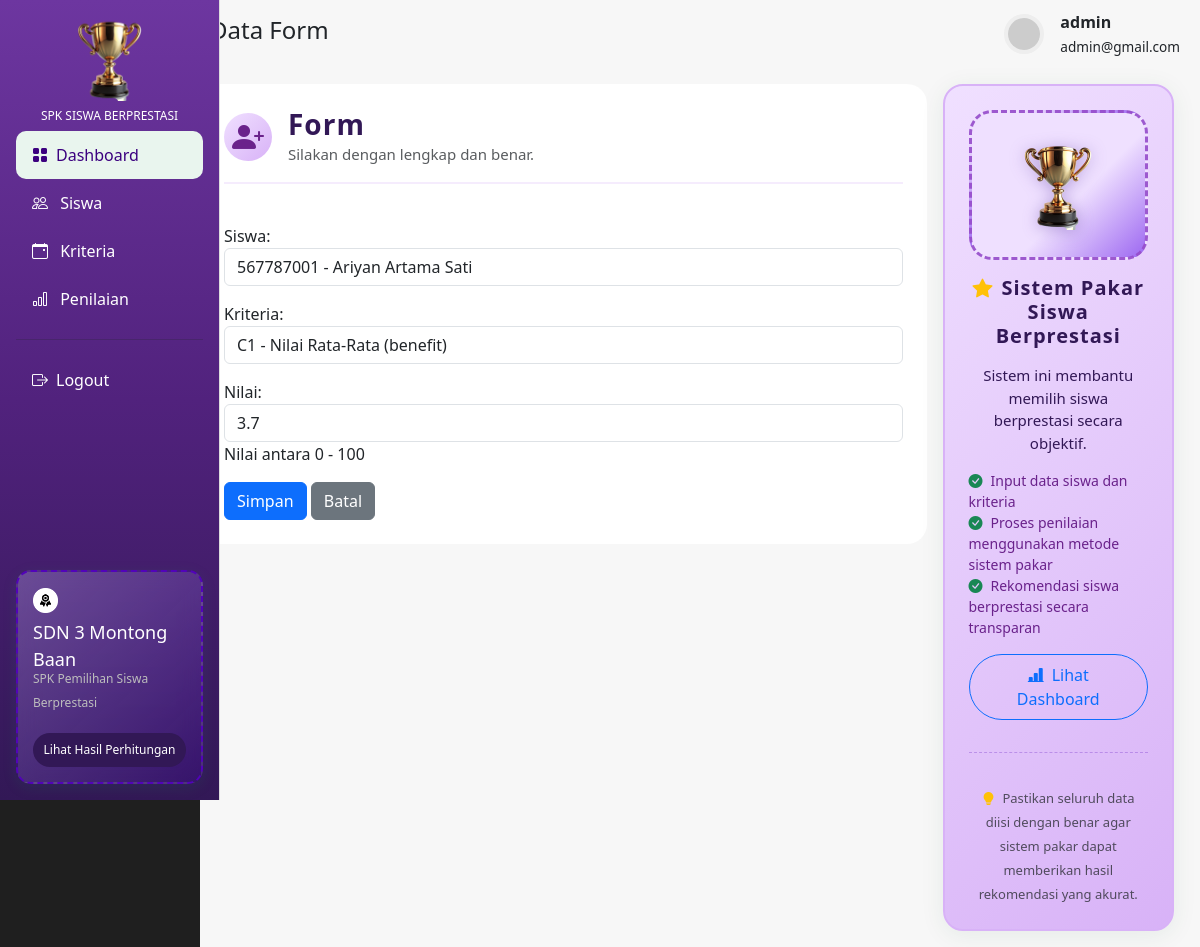
Page /penilaian/update/19/ (signed in) on the committed database.
### spk_prestasi_app/models.py (models this page shows, shortened)
class Penilaian(models.Model):
    siswa = models.ForeignKey(Siswa, on_delete=models.CASCADE, related_name='penilaian')
    kriteria = models.ForeignKey(Kriteria, on_delete=models.CASCADE, related_name='penilaian')
    nilai = models.FloatField(
        validators=[MinValueValidator(0.0), MaxValueValidator(100.0)],
        help_text="Nilai antara 0 - 100"
    )
    created_at = models.DateTimeField(auto_now_add=True)
    class Meta:
        unique_together = ('siswa', 'kriteria')

### spk_prestasi_app/views.py (the view)
# urls.py: path('penilaian/update/<int:id>/', views.penilaian_update, name='penilaian_update'),
@login_required
def penilaian_update(request, id):
    penilaian = get_object_or_404(Penilaian, id=id)
    if request.method == 'POST':
        form = PenilaianForm(request.POST, instance=penilaian)
        if form.is_valid():
            penilaian = form.save()
            LogAktivitas.objects.create(
                user=request.user,
                aksi='edit',
                objek='Penilaian',
                object_id=penilaian.id,
                keterangan=f"Memperbarui penilaian untuk siswa: {penilaian.siswa.nama}, kriteria: {penilaian.kriteria.nama}, nilai: {penilaian.nilai}"
            )
            messages.success(request, "Data penilaian berhasil diperbarui!")
            return redirect('penilaian_list')
    else:
        form = PenilaianForm(instance=penilaian)
    context = {
        'form': form,
        'title': 'Edit Penilaian',
        'form_name': 'Edit Penilaian',
    }
    return render(request, 'spk/forms/form.html', context)

### spk_prestasi_app/forms.py
class PenilaianForm(forms.ModelForm):
    class Meta:
        model = Penilaian
        fields = ['siswa', 'kriteria', 'nilai']
        widgets = {
            'siswa': forms.Select(attrs={'class': 'form-control'}),
            'kriteria': forms.Select(attrs={'class': 'form-control'}),
            'nilai': forms.NumberInput(attrs={'step': '0.1', 'class': 'form-control', 'placeholder': 'Masukkan Nilai'}),
        }
    def __init__(self, *args, **kwargs):
        super().__init__(*args, **kwargs)
        self.fields['siswa'].queryset = Siswa.objects.all().order_by('nama')
        self.fields['kriteria'].queryset = Kriteria.objects.all().order_by('kode')

### spk_prestasi_app/models.py (called while the page is built)
    def __str__(self):
        return f"{self.nis} - {self.nama}"

    def __str__(self):
        return f"{self.kode} - {self.nama} ({self.jenis})"

### templates/spk/forms/form.html (shortened to what this page needs)
{% extends "base.html" %}
{% load static %}
{% block content %}
<div class="d-flex justify-content-between align-items-center" style="background-color: #F7F7F7; padding: 10px;">
    <h4>Data Form</h4>
    <div class="d-flex align-items-center gap-3">
        <img src="https://i.pravatar.cc/40" class="rounded-img" alt="profile" style="border: 4px solid #eeeeee;">
        <div>
            <strong>{{ request.user.get_full_name|default:request.user.username }}</strong><br>
            <small class="text-muted-sm">{{ request.user.email }}</small>
        </div>
    </div>
</div>
<div class="row g-3">
    <div class="row g-3 mb-3">
        <div class="col-md-9">
            <div class="card-custom1 d-flex flex-column justify-content-center p-4">
                <div class="mb-4">
                    <div class="d-flex align-items-center gap-3">
                        <div
                            style="background: linear-gradient(135deg, #f0e0ff 0%, #d8b2f7 100%); border-radius: 50%; width: 48px; height: 48px; display: flex; align-items: center; justify-content: center;">
                            <i class="bi bi-person-plus-fill" style="font-size: 2rem; color: #6a228b;"></i>
                        </div>
                        <div>
                            <h3 class="mb-0" style="font-weight: 700; color: #321856; letter-spacing: 1px;">Form {{forms_name }}</h3>
                            <small class="text-muted" style="font-size: 15px;">Silakan {{ forms_name }} dengan lengkap
                                dan benar.</small>
                        </div>
                    </div>
                    <hr class="my-3" style="border-top: 2px solid #d8b2f7;">
                </div>
                <form method="POST">
                    {{ form.as_p }}
                    <button type="submit" class="btn btn-primary">Simpan</button>
                    <a href="" class="btn btn-secondary">Batal</a>
                </form>
            </div>
        </div>
        <div class="col-md-3">
            <div class="card-custom d-flex flex-column justify-content-center align-items-center p-4"
                style="background: linear-gradient(135deg, #f0e0ff 0%, #d8b2f7 100%); box-shadow: 0 4px 24px rgba(24, 86, 56, 0.08); border: 2px solid #d8b2f7;">
                <div class="d-flex justify-content-center align-items-center "
                    style="height: 150px;width: 100%;  background: linear-gradient(135deg, #efe0ff 60%, #9d68f1 100%); border-radius: 23px; border: 3px dashed #964dcbea;">
                    <img src="{% static 'img/piala.png' %}" alt="Trophy"
                        style="width: 90px; height: 90px; object-fit: contain; filter: drop-shadow(0 2px 8px #4a289955);">
                </div>
                <div class="my-3 w-100 text-center">
                    <h5 class="mb-0" style="font-weight: 700; color: #321856; letter-spacing: 1px;">
                        <i class="bi bi-star-fill me-2 text-warning"></i>Sistem Pakar Siswa Berprestasi
                    </h5>
                </div>
                <div class="d-flex flex-column align-items-center w-100">
                    <p style="font-size: 15px; color: #321856; font-weight: 500; text-align: center;">
                        Sistem ini membantu memilih siswa berprestasi secara objektif.
                    <ul class="list-unstyled mb-3" style="color: #6a228b; font-size: 14px;">
                        <li><i class="bi bi-check-circle-fill me-2 text-success"></i>Input data siswa dan kriteria</li>
                        <li><i class="bi bi-check-circle-fill me-2 text-success"></i>Proses penilaian menggunakan metode sistem pakar</li>
                        <li><i class="bi bi-check-circle-fill me-2 text-success"></i>Rekomendasi siswa berprestasi secara transparan</li>
                    </ul>
                    <a href="{% url 'dashboard' %}" class="btn btn-outline-primary rounded-pill px-4 py-2 mb-2"
                        style="font-weight: 500;">
                        <i class="bi bi-bar-chart-line-fill me-2"></i>Lihat Dashboard
                    </a>
                </div>
                <hr class="w-100 my-4" style="border-top: 1.5px dashed #5203ba;">
                <div class="mt-2 w-100 text-center">
                    <small class="text-muted" style="font-size: 13px;">
                        <i class="bi bi-lightbulb-fill me-1 text-warning"></i>
                        Pastikan seluruh data diisi dengan benar agar sistem pakar dapat memberikan hasil rekomendasi yang akurat.
                    </small>
                </div>
            </div>
        </div>
    </div>
</div>
{% endblock %}

### static/css/spk_berprestasi.css (style rules this page uses)
body { background-color: #1f1f1f; font-family: 'Segoe UI', sans-serif; }
.card-custom1 { border-radius: 20px; padding: 18px; background: white; }
.card-custom { transition: background 2s ease-out; -webkit-transition: background 2s ease-out; -moz-transition: background 2s ease-out; -o-transition: background 2s ease-out; border-radius: 20px; padding: 18px; background: linear-gradient(-135deg, #c675ff8e, #f7fcf8, #ad95fb8e); border: 1px solid #e9e9e9; }
.rounded-img { width: 40px; height: 40px; border-radius: 50%; }
.text-muted-sm { font-size: 0.85rem; }

### rows in the picture
Penilaian: siswa "567787001 - Ariyan Artama Sati", kriteria "C1 - Nilai Rata-Rata (benefit)", nilai "3.7"

### other values in the picture
{{ request.user.get_full_name|default:request.user.username }} "admin"
{{ request.user.email }} "admin@gmail.com"
